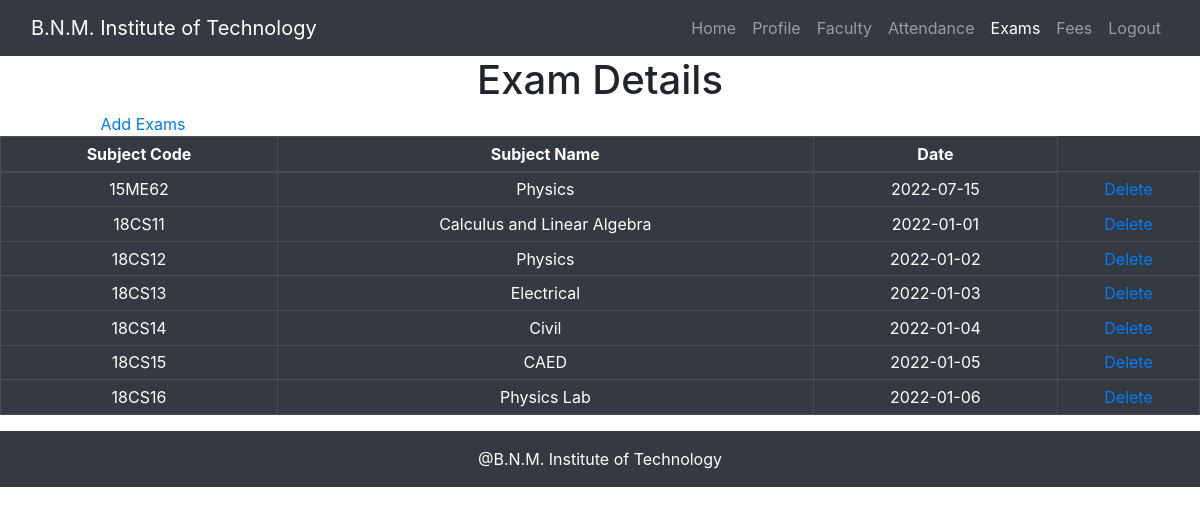
The app's page /examsp.php (signed in) with its own data.
### tables this page shows
CREATE TABLE `exams` (
  `Subject_Code` varchar(10) NOT NULL,
  `Subject` varchar(255) NOT NULL,
  `Date` date NOT NULL
);

### examsp.php (the view, shortened to what this page needs)
<!DOCTYPE HTML>
<html>
<head>
<link href="style.css" rel="stylesheet">
  <link rel="stylesheet" href="https://maxcdn.bootstrapcdn.com/bootstrap/4.5.2/css/bootstrap.min.css">
</head>
<body>
	<nav class="navbar navbar-expand-lg navbar-dark bg-dark">
  <div class="container-fluid">
    <a class="navbar-brand" href="#">B.N.M. Institute of Technology</a>
    <div class="collapse navbar-collapse" id="navbarSupportedContent">
      <ul class="navbar-nav ml-auto mb-2 mb-lg-0">
        <li class="nav-item">
          <a class="nav-link" href="index.php">Home</a>
        </li>
        <li class="nav-item">
          <a class="nav-link" href="studtable.php">Profile</a>
        </li>
        <li class="nav-item">
<a class="nav-link" href="facultiesp.php">Faculty</a>
        </li>
        <li class="nav-item">
          <a class="nav-link" href="attendancep.php">Attendance</a>
        </li>
        <li class="nav-item">
          <a class="nav-link active" aria-current="page" href="examsp.php">Exams</a>
        </li>
        <li class="nav-item">
          <a class="nav-link" href="fees.php">Fees</a>
        </li>
        <li class="nav-item">
          <a class="nav-link" href="adminlogout.php">Logout</a>
        </li>
      </ul>
    </div>
  </div>
</nav>
<div>
	<h1 class="text-center">Exam Details</h1> &emsp;&emsp;&emsp;&emsp;&emsp;&emsp; <a href="uexams.php">Add Exams</a>
</div>
<section>
<table class="table table-dark table-bordered table-sm text-center" style="margin-right: auto margin-left: auto">
  <thead>
    <tr>
      <th scope="col">Subject Code</th>
      <th scope="col">Subject Name</th>
      <th scope="col">Date</th>
    </tr>
  </thead>
  <?php
  include('connection.php');
$sql = "SELECT * FROM exams";
$result = $conn->query($sql);
if (!empty($result) && $result->num_rows > 0) {
while($row = mysqli_fetch_assoc($result)) {
    echo "<tr>";
       echo "<td>".$row['Subject_Code']."</td>";
       echo "<td>".$row['Subject']."</td>";
       echo "<td>".$row['Date']."</td>";
       echo "<td> <a href='deleteexams.php?id=".$row['Subject_Code']."'>Delete</a></td>";
       echo "</tr>";
  }
} else {
  echo "0 results";
}
?>
</table>
</section>
</body>
<footer style="margin-top: auto">
  <p class="p-3 bg-dark text-white text-center">@B.N.M. Institute of Technology</p>
</footer>
</html>

### records on screen
exams: Subject_Code "15ME62", Subject "Physics", Date "2022-07-15"
exams: Subject_Code "18CS11", Subject "Calculus and Linear Algebra", Date "2022-01-01"
exams: Subject_Code "18CS12", Subject "Physics", Date "2022-01-02"
exams: Subject_Code "18CS13", Subject "Electrical", Date "2022-01-03"
exams: Subject_Code "18CS14", Subject "Civil", Date "2022-01-04"
exams: Subject_Code "18CS15", Subject "CAED", Date "2022-01-05"
exams: Subject_Code "18CS16", Subject "Physics Lab", Date "2022-01-06"
